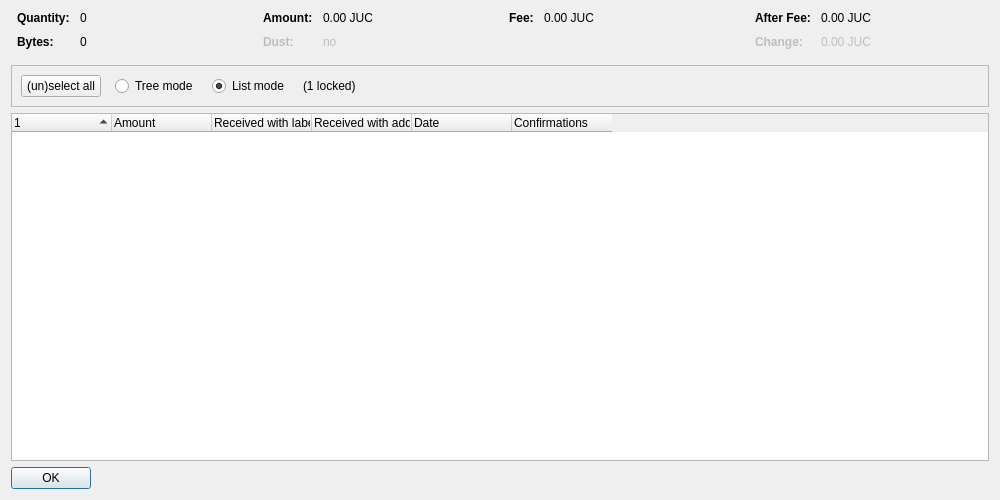
<?xml version="1.0" encoding="UTF-8"?>
<ui version="4.0">
 <class>CoinControlDialog</class>
 <widget class="QDialog" name="CoinControlDialog">
  <property name="geometry">
   <rect>
    <x>0</x>
    <y>0</y>
    <width>1000</width>
    <height>500</height>
   </rect>
  </property>
  <property name="windowTitle">
   <string>Coin Selection</string>
  </property>
  <layout class="QVBoxLayout" name="verticalLayout">
   <item>
    <layout class="QHBoxLayout" name="horizontalLayoutTop" stretch="0,0,0,0">
     <property name="topMargin">
      <number>0</number>
     </property>
     <property name="bottomMargin">
      <number>10</number>
     </property>
     <item>
      <layout class="QFormLayout" name="formLayoutCoinControl1">
       <property name="horizontalSpacing">
        <number>10</number>
       </property>
       <property name="verticalSpacing">
        <number>10</number>
       </property>
       <property name="leftMargin">
        <number>6</number>
       </property>
       <property name="rightMargin">
        <number>6</number>
       </property>
       <item row="0" column="0">
        <widget class="QLabel" name="labelCoinControlQuantityText">
         <property name="font">
          <font>
           <weight>75</weight>
           <bold>true</bold>
          </font>
         </property>
         <property name="text">
          <string>Quantity:</string>
         </property>
        </widget>
       </item>
       <item row="0" column="1">
        <widget class="QLabel" name="labelCoinControlQuantity">
         <property name="cursor">
          <cursorShape>IBeamCursor</cursorShape>
         </property>
         <property name="contextMenuPolicy">
          <enum>Qt::ActionsContextMenu</enum>
         </property>
         <property name="text">
          <string notr="true">0</string>
         </property>
         <property name="textInteractionFlags">
          <set>Qt::LinksAccessibleByMouse|Qt::TextSelectableByKeyboard|Qt::TextSelectableByMouse</set>
         </property>
        </widget>
       </item>
       <item row="1" column="0">
        <widget class="QLabel" name="labelCoinControlBytesText">
         <property name="font">
          <font>
           <weight>75</weight>
           <bold>true</bold>
          </font>
         </property>
         <property name="text">
          <string>Bytes:</string>
         </property>
        </widget>
       </item>
       <item row="1" column="1">
        <widget class="QLabel" name="labelCoinControlBytes">
         <property name="cursor">
          <cursorShape>IBeamCursor</cursorShape>
         </property>
         <property name="contextMenuPolicy">
          <enum>Qt::ActionsContextMenu</enum>
         </property>
         <property name="text">
          <string notr="true">0</string>
         </property>
         <property name="textInteractionFlags">
          <set>Qt::LinksAccessibleByMouse|Qt::TextSelectableByKeyboard|Qt::TextSelectableByMouse</set>
         </property>
        </widget>
       </item>
      </layout>
     </item>
     <item>
      <layout class="QFormLayout" name="formLayoutCoinControl2">
       <property name="horizontalSpacing">
        <number>10</number>
       </property>
       <property name="verticalSpacing">
        <number>10</number>
       </property>
       <property name="leftMargin">
        <number>6</number>
       </property>
       <property name="rightMargin">
        <number>6</number>
       </property>
       <item row="0" column="0">
        <widget class="QLabel" name="labelCoinControlAmountText">
         <property name="font">
          <font>
           <weight>75</weight>
           <bold>true</bold>
          </font>
         </property>
         <property name="text">
          <string>Amount:</string>
         </property>
        </widget>
       </item>
       <item row="0" column="1">
        <widget class="QLabel" name="labelCoinControlAmount">
         <property name="cursor">
          <cursorShape>IBeamCursor</cursorShape>
         </property>
         <property name="contextMenuPolicy">
          <enum>Qt::ActionsContextMenu</enum>
         </property>
         <property name="text">
          <string notr="true">0.00 JUC</string>
         </property>
         <property name="textInteractionFlags">
          <set>Qt::LinksAccessibleByMouse|Qt::TextSelectableByKeyboard|Qt::TextSelectableByMouse</set>
         </property>
        </widget>
       </item>
       <item row="1" column="0">
        <widget class="QLabel" name="labelCoinControlLowOutputText">
         <property name="enabled">
          <bool>false</bool>
         </property>
         <property name="font">
          <font>
           <weight>75</weight>
           <bold>true</bold>
          </font>
         </property>
         <property name="text">
          <string>Dust:</string>
         </property>
        </widget>
       </item>
       <item row="1" column="1">
        <widget class="QLabel" name="labelCoinControlLowOutput">
         <property name="enabled">
          <bool>false</bool>
         </property>
         <property name="cursor">
          <cursorShape>IBeamCursor</cursorShape>
         </property>
         <property name="contextMenuPolicy">
          <enum>Qt::ActionsContextMenu</enum>
         </property>
         <property name="text">
          <string notr="true">no</string>
         </property>
         <property name="textInteractionFlags">
          <set>Qt::LinksAccessibleByMouse|Qt::TextSelectableByKeyboard|Qt::TextSelectableByMouse</set>
         </property>
        </widget>
       </item>
      </layout>
     </item>
     <item>
      <layout class="QFormLayout" name="formLayoutCoinControl3">
       <property name="horizontalSpacing">
        <number>10</number>
       </property>
       <property name="verticalSpacing">
        <number>10</number>
       </property>
       <property name="leftMargin">
        <number>6</number>
       </property>
       <property name="rightMargin">
        <number>6</number>
       </property>
       <item row="0" column="0">
        <widget class="QLabel" name="labelCoinControlFeeText">
         <property name="font">
          <font>
           <weight>75</weight>
           <bold>true</bold>
          </font>
         </property>
         <property name="text">
          <string>Fee:</string>
         </property>
        </widget>
       </item>
       <item row="0" column="1">
        <widget class="QLabel" name="labelCoinControlFee">
         <property name="cursor">
          <cursorShape>IBeamCursor</cursorShape>
         </property>
         <property name="contextMenuPolicy">
          <enum>Qt::ActionsContextMenu</enum>
         </property>
         <property name="text">
          <string notr="true">0.00 JUC</string>
         </property>
         <property name="textInteractionFlags">
          <set>Qt::LinksAccessibleByMouse|Qt::TextSelectableByKeyboard|Qt::TextSelectableByMouse</set>
         </property>
        </widget>
       </item>
      </layout>
     </item>
     <item>
      <layout class="QFormLayout" name="formLayoutCoinControl4">
       <property name="horizontalSpacing">
        <number>10</number>
       </property>
       <property name="verticalSpacing">
        <number>10</number>
       </property>
       <property name="leftMargin">
        <number>6</number>
       </property>
       <property name="rightMargin">
        <number>6</number>
       </property>
       <item row="0" column="0">
        <widget class="QLabel" name="labelCoinControlAfterFeeText">
         <property name="font">
          <font>
           <weight>75</weight>
           <bold>true</bold>
          </font>
         </property>
         <property name="text">
          <string>After Fee:</string>
         </property>
        </widget>
       </item>
       <item row="0" column="1">
        <widget class="QLabel" name="labelCoinControlAfterFee">
         <property name="cursor">
          <cursorShape>IBeamCursor</cursorShape>
         </property>
         <property name="contextMenuPolicy">
          <enum>Qt::ActionsContextMenu</enum>
         </property>
         <property name="text">
          <string notr="true">0.00 JUC</string>
         </property>
         <property name="textInteractionFlags">
          <set>Qt::LinksAccessibleByMouse|Qt::TextSelectableByKeyboard|Qt::TextSelectableByMouse</set>
         </property>
        </widget>
       </item>
       <item row="1" column="0">
        <widget class="QLabel" name="labelCoinControlChangeText">
         <property name="enabled">
          <bool>false</bool>
         </property>
         <property name="font">
          <font>
           <weight>75</weight>
           <bold>true</bold>
          </font>
         </property>
         <property name="text">
          <string>Change:</string>
         </property>
        </widget>
       </item>
       <item row="1" column="1">
        <widget class="QLabel" name="labelCoinControlChange">
         <property name="enabled">
          <bool>false</bool>
         </property>
         <property name="cursor">
          <cursorShape>IBeamCursor</cursorShape>
         </property>
         <property name="contextMenuPolicy">
          <enum>Qt::ActionsContextMenu</enum>
         </property>
         <property name="text">
          <string notr="true">0.00 JUC</string>
         </property>
         <property name="textInteractionFlags">
          <set>Qt::LinksAccessibleByMouse|Qt::TextSelectableByKeyboard|Qt::TextSelectableByMouse</set>
         </property>
        </widget>
       </item>
      </layout>
     </item>
    </layout>
   </item>
   <item>
    <widget class="QFrame" name="frame">
     <property name="minimumSize">
      <size>
       <width>0</width>
       <height>40</height>
      </size>
     </property>
     <property name="frameShape">
      <enum>QFrame::StyledPanel</enum>
     </property>
     <property name="frameShadow">
      <enum>QFrame::Sunken</enum>
     </property>
     <layout class="QHBoxLayout" name="horizontalLayout">
      <item>
       <layout class="QHBoxLayout" name="horizontalLayoutPanel" stretch="0,0,0,0,0">
        <property name="spacing">
         <number>14</number>
        </property>
        <item>
         <widget class="QPushButton" name="pushButtonSelectAll">
          <property name="sizePolicy">
           <sizepolicy hsizetype="Maximum" vsizetype="Fixed">
            <horstretch>0</horstretch>
            <verstretch>0</verstretch>
           </sizepolicy>
          </property>
          <property name="text">
           <string>(un)select all</string>
          </property>
          <property name="autoDefault">
           <bool>false</bool>
          </property>
         </widget>
        </item>
        <item>
         <widget class="QRadioButton" name="radioTreeMode">
          <property name="sizePolicy">
           <sizepolicy hsizetype="Maximum" vsizetype="Fixed">
            <horstretch>0</horstretch>
            <verstretch>0</verstretch>
           </sizepolicy>
          </property>
          <property name="text">
           <string>Tree mode</string>
          </property>
         </widget>
        </item>
        <item>
         <widget class="QRadioButton" name="radioListMode">
          <property name="sizePolicy">
           <sizepolicy hsizetype="Maximum" vsizetype="Fixed">
            <horstretch>0</horstretch>
            <verstretch>0</verstretch>
           </sizepolicy>
          </property>
          <property name="text">
           <string>List mode</string>
          </property>
          <property name="checked">
           <bool>true</bool>
          </property>
         </widget>
        </item>
        <item>
         <widget class="QLabel" name="labelLocked">
          <property name="text">
           <string notr="true">(1 locked)</string>
          </property>
         </widget>
        </item>
        <item>
         <spacer name="horizontalSpacer">
          <property name="orientation">
           <enum>Qt::Horizontal</enum>
          </property>
          <property name="sizeHint" stdset="0">
           <size>
            <width>40</width>
            <height>20</height>
           </size>
          </property>
         </spacer>
        </item>
       </layout>
      </item>
     </layout>
    </widget>
   </item>
   <item>
    <widget class="CoinControlTreeWidget" name="treeWidget">
     <property name="contextMenuPolicy">
      <enum>Qt::CustomContextMenu</enum>
     </property>
     <property name="sortingEnabled">
      <bool>false</bool>
     </property>
     <property name="columnCount">
      <number>6</number>
     </property>
     <attribute name="headerShowSortIndicator" stdset="0">
      <bool>true</bool>
     </attribute>
     <attribute name="headerStretchLastSection">
      <bool>false</bool>
     </attribute>
     <column>
      <property name="text">
       <string/>
      </property>
     </column>
     <column>
      <property name="text">
       <string>Amount</string>
      </property>
     </column>
     <column>
      <property name="text">
       <string>Received with label</string>
      </property>
     </column>
     <column>
      <property name="text">
       <string>Received with address</string>
      </property>
     </column>
     <column>
      <property name="text">
       <string>Date</string>
      </property>
     </column>
     <column>
      <property name="text">
       <string>Confirmations</string>
      </property>
      <property name="toolTip">
       <string>Confirmed</string>
      </property>
     </column>
     <column>
      <property name="text">
       <string/>
      </property>
     </column>
     <column>
      <property name="text">
       <string/>
      </property>
     </column>
     <column>
      <property name="text">
       <string/>
      </property>
     </column>
     <column>
      <property name="text">
       <string/>
      </property>
     </column>
    </widget>
   </item>
   <item>
    <widget class="QDialogButtonBox" name="buttonBox">
     <property name="sizePolicy">
      <sizepolicy hsizetype="Maximum" vsizetype="Fixed">
       <horstretch>0</horstretch>
       <verstretch>0</verstretch>
      </sizepolicy>
     </property>
     <property name="orientation">
      <enum>Qt::Horizontal</enum>
     </property>
     <property name="standardButtons">
      <set>QDialogButtonBox::Ok</set>
     </property>
    </widget>
   </item>
  </layout>
 </widget>
 <customwidgets>
  <customwidget>
   <class>CoinControlTreeWidget</class>
   <extends>QTreeWidget</extends>
   <header>qt/coincontroltreewidget.h</header>
  </customwidget>
 </customwidgets>
 <resources/>
 <connections/>
</ui>
